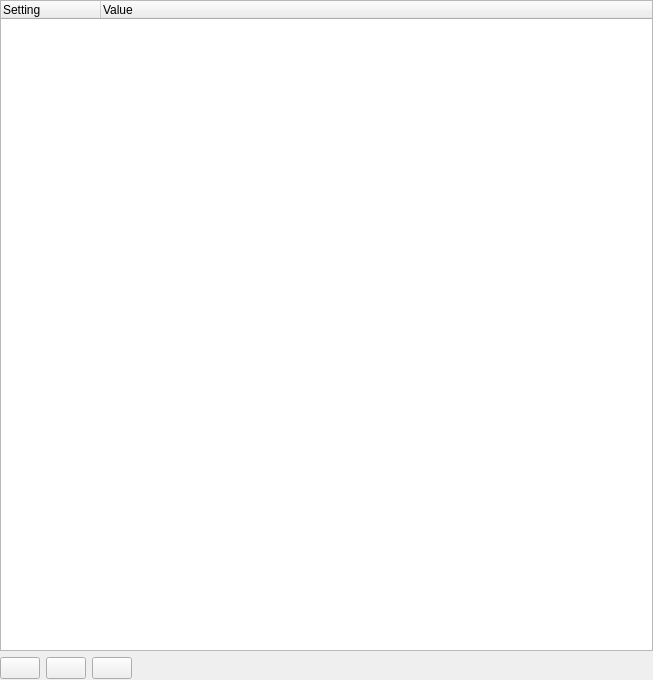
             <widget class="QWidget" name="scrollAreaWidgetContents_7">
              <property name="geometry">
               <rect>
                <x>0</x>
                <y>0</y>
                <width>653</width>
                <height>680</height>
               </rect>
              </property>
              <layout class="QVBoxLayout" name="verticalLayout_23">
               <property name="leftMargin">
                <number>0</number>
               </property>
               <property name="topMargin">
                <number>0</number>
               </property>
               <property name="rightMargin">
                <number>0</number>
               </property>
               <property name="bottomMargin">
                <number>0</number>
               </property>
               <item>
                <widget class="QTreeWidget" name="mJoinTreeWidget">
                 <property name="alternatingRowColors">
                  <bool>true</bool>
                 </property>
                 <property name="selectionMode">
                  <enum>QAbstractItemView::NoSelection</enum>
                 </property>
                 <property name="columnCount">
                  <number>2</number>
                 </property>
                 <column>
                  <property name="text">
                   <string>Setting</string>
                  </property>
                 </column>
                 <column>
                  <property name="text">
                   <string>Value</string>
                  </property>
                 </column>
                </widget>
               </item>
               <item>
                <layout class="QHBoxLayout" name="horizontalLayout">
                 <item>
                  <widget class="QPushButton" name="mButtonAddJoin">
                   <property name="toolTip">
                    <string>Add new join</string>
                   </property>
                   <property name="text">
                    <string/>
                   </property>
                   <property name="icon">
                    <iconset resource="../../images/images.qrc">
                     <normaloff>:/images/themes/default/symbologyAdd.svg</normaloff>:/images/themes/default/symbologyAdd.svg</iconset>
                   </property>
                  </widget>
                 </item>
                 <item>
                  <widget class="QPushButton" name="mButtonRemoveJoin">
                   <property name="toolTip">
                    <string>Remove selected join</string>
                   </property>
                   <property name="text">
                    <string/>
                   </property>
                   <property name="icon">
                    <iconset resource="../../images/images.qrc">
                     <normaloff>:/images/themes/default/symbologyRemove.svg</normaloff>:/images/themes/default/symbologyRemove.svg</iconset>
                   </property>
                  </widget>
                 </item>
                 <item>
                  <widget class="QPushButton" name="mButtonEditJoin">
                   <property name="toolTip">
                    <string>Edit selected join</string>
                   </property>
                   <property name="text">
                    <string/>
                   </property>
                   <property name="icon">
                    <iconset resource="../../images/images.qrc">
                     <normaloff>:/images/themes/default/mActionToggleEditing.svg</normaloff>:/images/themes/default/mActionToggleEditing.svg</iconset>
                   </property>
                  </widget>
                 </item>
                 <item>
                  <spacer name="horizontalSpacer">
                   <property name="orientation">
                    <enum>Qt::Horizontal</enum>
                   </property>
                   <property name="sizeHint" stdset="0">
                    <size>
                     <width>0</width>
                     <height>23</height>
                    </size>
                   </property>
                  </spacer>
                 </item>
                </layout>
               </item>
              </layout>
             </widget>
